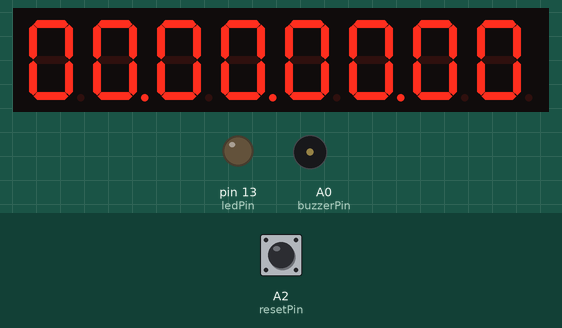
This sketch was run on a simulated Arduino Uno, built with avr-gcc and run on an emulated ATmega328P. On the bench: 8-digit seven-segment display, output pins drawn as LEDs (lit = HIGH), buzzer (waves = sounding). Dashed ring = blinking. Inputs (shaded band) come from the test bench; at power-on: A2 (resetPin) HIGH.

Above: at 1.2 s.
1.3 s: A2 (resetPin) pulled LOW for 0.15 s
At 1.5 s:
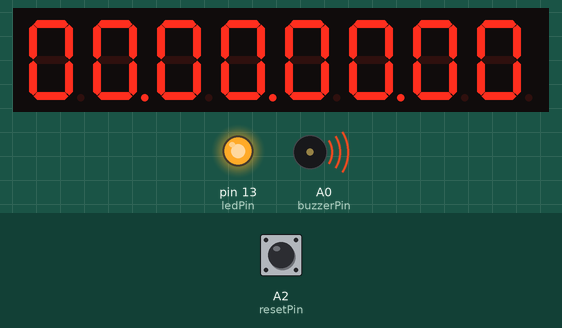
2.0 s: A2 (resetPin) pulled LOW for 1 s
At 2.0 s:
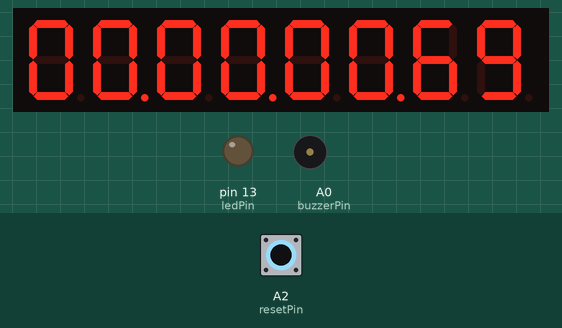
3.6 s: A2 (resetPin) pulled LOW for 0.15 s
At 3.8 s:
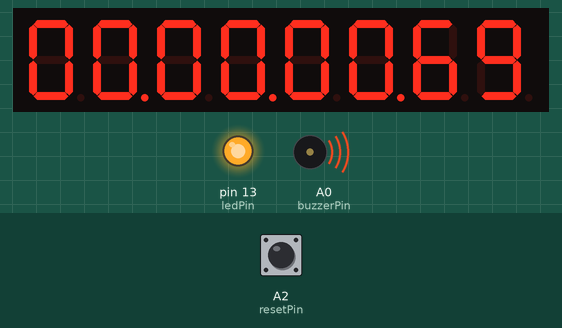
4.3 s: A2 (resetPin) pulled LOW for 3.2 s
At 7.55 s:
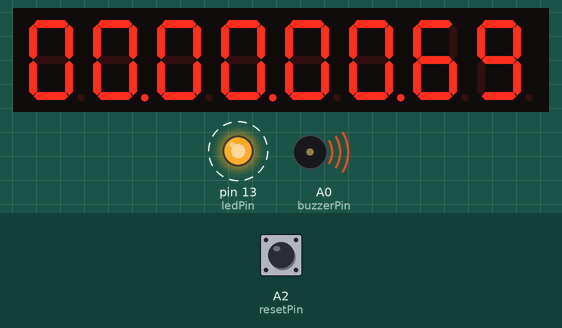
Timing chart, 0 to 9.1 s (numbered marks = the images above; inputs shaded):
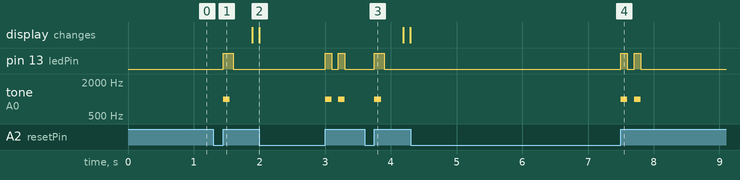

Measured:
- after the input at 1.3 s, pin 13 (ledPin): LOW → HIGH after 0.15 s, → LOW 0.15 s later; tone on A0 (buzzerPin): silent → 1000 Hz after 0.15 s, → silent 0.10 s later
- after the input at 2.0 s, pin 13 (ledPin): alternates HIGH for 0.10 s and LOW for 0.10 s, starting after 1.0 s; tone on A0 (buzzerPin): alternates 1000 Hz for 0.10 s and silent for 0.10 s, starting after 1.0 s
- after the input at 3.6 s, pin 13 (ledPin): LOW → HIGH after 0.15 s, → LOW 0.15 s later; tone on A0 (buzzerPin): silent → 1000 Hz after 0.15 s, → silent 0.10 s later
- after the input at 4.3 s, pin 13 (ledPin): alternates HIGH for 0.10 s and LOW for 0.10 s, 4 changes in all, then stays LOW, starting after 3.2 s; tone on A0 (buzzerPin): alternates 1000 Hz for 0.10 s and silent for 0.10 s, 4 changes in all, then stays silent, starting after 3.2 s

The sketch:

STOP_RESET_CHRONO.ino
```cpp
#include <LedControl.h>

LedControl lc = LedControl(10, 11, 12, 1);
const int ledPin = 13;  // Broche pour la LED
const int buzzerPin = A0;  // Broche pour le buzzer

int resetPin = A2;
unsigned long previousMillis = 0;
unsigned long currentMillis = 0;
unsigned long elapsedTime = 0;
bool timingStarted = false;

void setup() {
  lc.shutdown(0, false);
  lc.setIntensity(0, 8);
  lc.clearDisplay(0);
  displayTime(0, 0, 0, 0);

  pinMode(resetPin, INPUT_PULLUP);
  pinMode(ledPin, OUTPUT);
}

void loop() {
  currentMillis = millis();

  if (digitalRead(resetPin) == LOW) {
    // Attendre que le bouton soit relâché pour éviter les rebonds
    delay(50);
    while (digitalRead(resetPin) == LOW); // Attente active jusqu'à ce que le bouton soit relâché

    if (timingStarted) {
      pauseTimer();  // Mettre en pause le chronomètre
    } else {
      restartTimer();  // Réinitialiser et démarrer le chronomètre
    }
  }

  if (timingStarted) {
    elapsedTime = currentMillis - previousMillis;
    int hours = elapsedTime / 3600000;
    int minutes = (elapsedTime / 60000) % 60;
    int seconds = (elapsedTime / 1000) % 60;
    int milliseconds = elapsedTime % 1000 / 10;

    displayTime(hours, minutes, seconds, milliseconds);

  }
}

void displayTime(int hours, int minutes, int seconds, int milliseconds) {
  lc.setDigit(0, 7, (hours / 10) % 10, false); // Dixième d'heure
  lc.setDigit(0, 6, hours % 10, true);         // Heure
  lc.setDigit(0, 5, (minutes / 10) % 10, false);// Dixième de minute
  lc.setDigit(0, 4, minutes % 10, true);        // Minute
  lc.setDigit(0, 3, (seconds / 10) % 10, false);// Dixième de seconde
  lc.setDigit(0, 2, seconds % 10, true);       // Seconde
  lc.setDigit(0, 1, (milliseconds / 10) % 10, false);// Dixième de milliseconde
  lc.setDigit(0, 0, milliseconds % 10, false); // Milliseconde
}

void pauseTimer() {
  for (int i = 0; i < 2; ++i) {
    tone(buzzerPin, 1000, 100);  // Biper deux fois
    digitalWrite(ledPin, HIGH);  // Allumer la LED
    delay(100);
    digitalWrite(ledPin, LOW);  // Éteindre la LED
    delay(100);
  }
  timingStarted = false;  // Mettre en pause le chronomètre
}

void restartTimer() {
  tone(buzzerPin, 1000, 100);  // Biper une fois
  digitalWrite(ledPin, HIGH);  // Allumer la LED
  delay(150);
  digitalWrite(ledPin, LOW);  // Éteindre la LED
  timingStarted = true;  // Démarrer le chronomètre
  previousMillis = currentMillis;  // Réinitialiser le chronomètre
}
```
